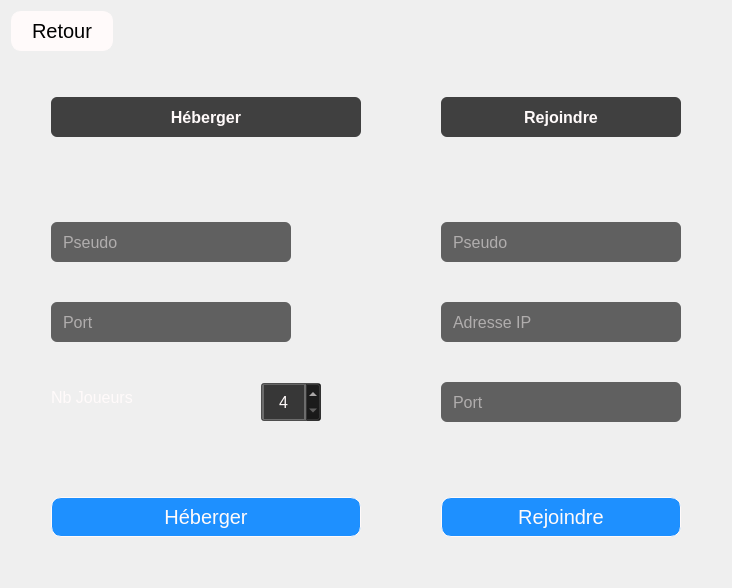
      <widget class="QWidget" name="networkMenu">
       <property name="sizePolicy">
        <sizepolicy hsizetype="Expanding" vsizetype="Expanding">
         <horstretch>0</horstretch>
         <verstretch>0</verstretch>
        </sizepolicy>
       </property>
       <property name="maximumSize">
        <size>
         <width>1029</width>
         <height>16777215</height>
        </size>
       </property>
       <property name="styleSheet">
        <string notr="true">QPushButton
{
	min-width: 100px;
	height: 30px;
	border: 1px solid snow;
	border-radius: 10px 10px 10px 10px;
	background-color:DodgerBlue ;
	color:snow;
	font-size:20px;
}
QPushButton:hover
{
	background-color:DarkSlateBlue ;
}

QLineEdit {
height: 30px;
padding: 6px 10px;
background-color: rgba(80,80,80,0.9);
border-radius: 6px;
color: snow;
}</string>
       </property>
       <layout class="QVBoxLayout" name="verticalLayout_18">
        <item>
         <layout class="QVBoxLayout" name="verticalLayout_14">
          <item>
           <widget class="QPushButton" name="networkMenuBack">
            <property name="sizePolicy">
             <sizepolicy hsizetype="Fixed" vsizetype="Fixed">
              <horstretch>0</horstretch>
              <verstretch>0</verstretch>
             </sizepolicy>
            </property>
            <property name="minimumSize">
             <size>
              <width>150</width>
              <height>40</height>
             </size>
            </property>
            <property name="font">
             <font>
              <pointsize>-1</pointsize>
              <weight>50</weight>
              <bold>false</bold>
             </font>
            </property>
            <property name="styleSheet">
             <string notr="true">QPushButton {
margin-right: 2em;
background-color: snow;
color: black;
}

QPushButton:hover {
background-color: #DDDDDD;
}</string>
            </property>
            <property name="text">
             <string>Retour</string>
            </property>
           </widget>
          </item>
          <item>
           <spacer name="verticalSpacer_16">
            <property name="orientation">
             <enum>Qt::Vertical</enum>
            </property>
            <property name="sizeHint" stdset="0">
             <size>
              <width>20</width>
              <height>40</height>
             </size>
            </property>
           </spacer>
          </item>
          <item>
           <layout class="QHBoxLayout" name="horizontalLayout_2">
            <property name="spacing">
             <number>40</number>
            </property>
            <item>
             <spacer name="horizontalSpacer_23">
              <property name="orientation">
               <enum>Qt::Horizontal</enum>
              </property>
              <property name="sizeHint" stdset="0">
               <size>
                <width>40</width>
                <height>20</height>
               </size>
              </property>
             </spacer>
            </item>
            <item>
             <layout class="QVBoxLayout" name="verticalLayout_16">
              <item>
               <widget class="QLabel" name="label_4">
                <property name="sizePolicy">
                 <sizepolicy hsizetype="Expanding" vsizetype="Preferred">
                  <horstretch>0</horstretch>
                  <verstretch>0</verstretch>
                 </sizepolicy>
                </property>
                <property name="minimumSize">
                 <size>
                  <width>0</width>
                  <height>40</height>
                 </size>
                </property>
                <property name="font">
                 <font>
                  <pointsize>12</pointsize>
                  <weight>75</weight>
                  <bold>true</bold>
                 </font>
                </property>
                <property name="styleSheet">
                 <string notr="true">background-color: rgba(20,20,20,0.8); border-radius: 6px; color: snow;</string>
                </property>
                <property name="text">
                 <string>Héberger</string>
                </property>
                <property name="alignment">
                 <set>Qt::AlignCenter</set>
                </property>
               </widget>
              </item>
              <item>
               <spacer name="verticalSpacer_24">
                <property name="orientation">
                 <enum>Qt::Vertical</enum>
                </property>
                <property name="sizeHint" stdset="0">
                 <size>
                  <width>20</width>
                  <height>40</height>
                 </size>
                </property>
               </spacer>
              </item>
              <item>
               <widget class="QLineEdit" name="lineEdit">
                <property name="sizePolicy">
                 <sizepolicy hsizetype="Preferred" vsizetype="Fixed">
                  <horstretch>0</horstretch>
                  <verstretch>0</verstretch>
                 </sizepolicy>
                </property>
                <property name="minimumSize">
                 <size>
                  <width>240</width>
                  <height>40</height>
                 </size>
                </property>
                <property name="maximumSize">
                 <size>
                  <width>200</width>
                  <height>30</height>
                 </size>
                </property>
                <property name="font">
                 <font>
                  <pointsize>12</pointsize>
                 </font>
                </property>
                <property name="placeholderText">
                 <string>Pseudo</string>
                </property>
               </widget>
              </item>
              <item>
               <widget class="QLineEdit" name="lineEdit_4">
                <property name="sizePolicy">
                 <sizepolicy hsizetype="Preferred" vsizetype="Fixed">
                  <horstretch>0</horstretch>
                  <verstretch>0</verstretch>
                 </sizepolicy>
                </property>
                <property name="minimumSize">
                 <size>
                  <width>240</width>
                  <height>40</height>
                 </size>
                </property>
                <property name="maximumSize">
                 <size>
                  <width>200</width>
                  <height>30</height>
                 </size>
                </property>
                <property name="font">
                 <font>
                  <pointsize>12</pointsize>
                 </font>
                </property>
                <property name="placeholderText">
                 <string>Port</string>
                </property>
               </widget>
              </item>
              <item>
               <layout class="QHBoxLayout" name="horizontalLayout_8">
                <item>
                 <widget class="QLabel" name="label_6">
                  <property name="minimumSize">
                   <size>
                    <width>170</width>
                    <height>0</height>
                   </size>
                  </property>
                  <property name="maximumSize">
                   <size>
                    <width>170</width>
                    <height>16777215</height>
                   </size>
                  </property>
                  <property name="font">
                   <font>
                    <pointsize>12</pointsize>
                   </font>
                  </property>
                  <property name="styleSheet">
                   <string notr="true">color: snow;</string>
                  </property>
                  <property name="text">
                   <string>Nb Joueurs</string>
                  </property>
                 </widget>
                </item>
                <item>
                 <widget class="QSpinBox" name="spinBox">
                  <property name="sizePolicy">
                   <sizepolicy hsizetype="Preferred" vsizetype="Fixed">
                    <horstretch>0</horstretch>
                    <verstretch>0</verstretch>
                   </sizepolicy>
                  </property>
                  <property name="minimumSize">
                   <size>
                    <width>60</width>
                    <height>40</height>
                   </size>
                  </property>
                  <property name="maximumSize">
                   <size>
                    <width>100</width>
                    <height>30</height>
                   </size>
                  </property>
                  <property name="font">
                   <font>
                    <pointsize>12</pointsize>
                    <weight>50</weight>
                    <bold>false</bold>
                   </font>
                  </property>
                  <property name="styleSheet">
                   <string notr="true">background-color: rgba(20,20,20,0.6); color: snow;</string>
                  </property>
                  <property name="alignment">
                   <set>Qt::AlignCenter</set>
                  </property>
                  <property name="minimum">
                   <number>4</number>
                  </property>
                  <property name="maximum">
                   <number>8</number>
                  </property>
                 </widget>
                </item>
                <item>
                 <spacer name="horizontalSpacer_17">
                  <property name="orientation">
                   <enum>Qt::Horizontal</enum>
                  </property>
                  <property name="sizeHint" stdset="0">
                   <size>
                    <width>40</width>
                    <height>20</height>
                   </size>
                  </property>
                 </spacer>
                </item>
               </layout>
              </item>
              <item>
               <spacer name="verticalSpacer_22">
                <property name="orientation">
                 <enum>Qt::Vertical</enum>
                </property>
                <property name="sizeHint" stdset="0">
                 <size>
                  <width>20</width>
                  <height>40</height>
                 </size>
                </property>
               </spacer>
              </item>
              <item>
               <widget class="QPushButton" name="networkHostGo">
                <property name="minimumSize">
                 <size>
                  <width>102</width>
                  <height>40</height>
                 </size>
                </property>
                <property name="font">
                 <font>
                  <pointsize>-1</pointsize>
                  <weight>50</weight>
                  <bold>false</bold>
                 </font>
                </property>
                <property name="text">
                 <string>Héberger</string>
                </property>
               </widget>
              </item>
             </layout>
            </item>
            <item>
             <spacer name="horizontalSpacer_22">
              <property name="orientation">
               <enum>Qt::Horizontal</enum>
              </property>
              <property name="sizeType">
               <enum>QSizePolicy::Ignored</enum>
              </property>
              <property name="sizeHint" stdset="0">
               <size>
                <width>40</width>
                <height>20</height>
               </size>
              </property>
             </spacer>
            </item>
            <item>
             <layout class="QVBoxLayout" name="verticalLayout_17">
              <item>
               <widget class="QLabel" name="label_5">
                <property name="sizePolicy">
                 <sizepolicy hsizetype="Expanding" vsizetype="Preferred">
                  <horstretch>0</horstretch>
                  <verstretch>0</verstretch>
                 </sizepolicy>
                </property>
                <property name="minimumSize">
                 <size>
                  <width>0</width>
                  <height>40</height>
                 </size>
                </property>
                <property name="font">
                 <font>
                  <pointsize>12</pointsize>
                  <weight>75</weight>
                  <bold>true</bold>
                 </font>
                </property>
                <property name="styleSheet">
                 <string notr="true">background-color: rgba(20,20,20,0.8); border-radius: 6px; color: snow;</string>
                </property>
                <property name="text">
                 <string>Rejoindre</string>
                </property>
                <property name="alignment">
                 <set>Qt::AlignCenter</set>
                </property>
               </widget>
              </item>
              <item>
               <spacer name="verticalSpacer_25">
                <property name="orientation">
                 <enum>Qt::Vertical</enum>
                </property>
                <property name="sizeHint" stdset="0">
                 <size>
                  <width>20</width>
                  <height>40</height>
                 </size>
                </property>
               </spacer>
              </item>
              <item>
               <widget class="QLineEdit" name="lineEdit_2">
                <property name="sizePolicy">
                 <sizepolicy hsizetype="Preferred" vsizetype="Fixed">
                  <horstretch>0</horstretch>
                  <verstretch>0</verstretch>
                 </sizepolicy>
                </property>
                <property name="minimumSize">
                 <size>
                  <width>240</width>
                  <height>40</height>
                 </size>
                </property>
                <property name="maximumSize">
                 <size>
                  <width>200</width>
                  <height>30</height>
                 </size>
                </property>
                <property name="font">
                 <font>
                  <pointsize>12</pointsize>
                 </font>
                </property>
                <property name="placeholderText">
                 <string>Pseudo</string>
                </property>
               </widget>
              </item>
              <item>
               <widget class="QLineEdit" name="lineEdit_3">
                <property name="sizePolicy">
                 <sizepolicy hsizetype="Preferred" vsizetype="Fixed">
                  <horstretch>0</horstretch>
                  <verstretch>0</verstretch>
                 </sizepolicy>
                </property>
                <property name="minimumSize">
                 <size>
                  <width>240</width>
                  <height>40</height>
                 </size>
                </property>
                <property name="maximumSize">
                 <size>
                  <width>200</width>
                  <height>30</height>
                 </size>
                </property>
                <property name="font">
                 <font>
                  <pointsize>12</pointsize>
                 </font>
                </property>
                <property name="placeholderText">
                 <string>Adresse IP</string>
                </property>
               </widget>
              </item>
              <item>
               <widget class="QLineEdit" name="lineEdit_5">
                <property name="sizePolicy">
                 <sizepolicy hsizetype="Preferred" vsizetype="Fixed">
                  <horstretch>0</horstretch>
                  <verstretch>0</verstretch>
                 </sizepolicy>
                </property>
                <property name="minimumSize">
                 <size>
                  <width>240</width>
                  <height>40</height>
                 </size>
                </property>
                <property name="maximumSize">
                 <size>
                  <width>200</width>
                  <height>30</height>
                 </size>
                </property>
                <property name="font">
                 <font>
                  <pointsize>12</pointsize>
                 </font>
                </property>
                <property name="placeholderText">
                 <string>Port</string>
                </property>
               </widget>
              </item>
              <item>
               <spacer name="verticalSpacer_23">
                <property name="orientation">
                 <enum>Qt::Vertical</enum>
                </property>
                <property name="sizeHint" stdset="0">
                 <size>
                  <width>20</width>
                  <height>40</height>
                 </size>
                </property>
               </spacer>
              </item>
              <item>
               <widget class="QPushButton" name="networkJoinGo">
                <property name="minimumSize">
                 <size>
                  <width>102</width>
                  <height>40</height>
                 </size>
                </property>
                <property name="font">
                 <font>
                  <pointsize>-1</pointsize>
                  <weight>50</weight>
                  <bold>false</bold>
                 </font>
                </property>
                <property name="text">
                 <string>Rejoindre</string>
                </property>
               </widget>
              </item>
             </layout>
            </item>
            <item>
             <spacer name="horizontalSpacer_24">
              <property name="orientation">
               <enum>Qt::Horizontal</enum>
              </property>
              <property name="sizeHint" stdset="0">
               <size>
                <width>40</width>
                <height>20</height>
               </size>
              </property>
             </spacer>
            </item>
           </layout>
          </item>
          <item>
           <spacer name="verticalSpacer_18">
            <property name="orientation">
             <enum>Qt::Vertical</enum>
            </property>
            <property name="sizeHint" stdset="0">
             <size>
              <width>20</width>
              <height>40</height>
             </size>
            </property>
           </spacer>
          </item>
         </layout>
        </item>
       </layout>
      </widget>
